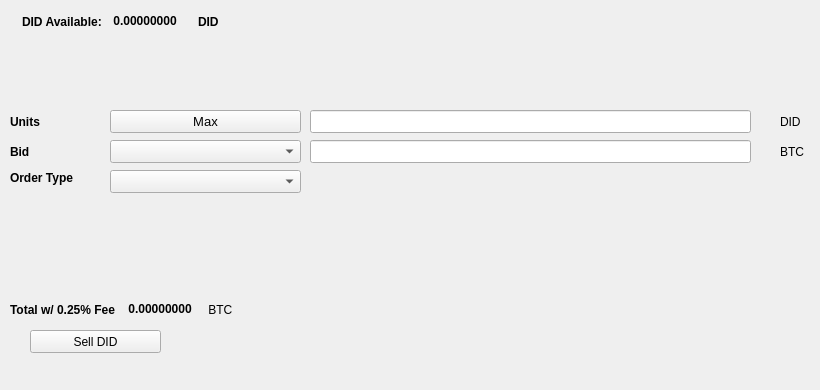
   <widget class="QWidget" name="SellTab">
    <attribute name="title">
     <string>Sell</string>
    </attribute>
    <widget class="QLabel" name="label_16">
     <property name="geometry">
      <rect>
       <x>780</x>
       <y>140</y>
       <width>31</width>
       <height>23</height>
      </rect>
     </property>
     <property name="text">
      <string>BTC</string>
     </property>
    </widget>
    <widget class="QComboBox" name="SellBidcomboBox">
     <property name="geometry">
      <rect>
       <x>110</x>
       <y>140</y>
       <width>191</width>
       <height>23</height>
      </rect>
     </property>
     <property name="font">
      <font>
       <pointsize>10</pointsize>
      </font>
     </property>
    </widget>
    <widget class="QLabel" name="label_18">
     <property name="geometry">
      <rect>
       <x>10</x>
       <y>110</y>
       <width>46</width>
       <height>23</height>
      </rect>
     </property>
     <property name="font">
      <font>
       <weight>75</weight>
       <bold>true</bold>
      </font>
     </property>
     <property name="text">
      <string>Units</string>
     </property>
    </widget>
    <widget class="QPushButton" name="Sell_Max_Amount">
     <property name="geometry">
      <rect>
       <x>110</x>
       <y>110</y>
       <width>191</width>
       <height>23</height>
      </rect>
     </property>
     <property name="font">
      <font>
       <pointsize>10</pointsize>
      </font>
     </property>
     <property name="text">
      <string>Max</string>
     </property>
    </widget>
    <widget class="QLabel" name="label_20">
     <property name="geometry">
      <rect>
       <x>10</x>
       <y>170</y>
       <width>91</width>
       <height>16</height>
      </rect>
     </property>
     <property name="font">
      <font>
       <weight>75</weight>
       <bold>true</bold>
      </font>
     </property>
     <property name="text">
      <string>Order Type</string>
     </property>
    </widget>
    <widget class="QComboBox" name="SellOrdertypeCombo">
     <property name="geometry">
      <rect>
       <x>110</x>
       <y>170</y>
       <width>191</width>
       <height>23</height>
      </rect>
     </property>
     <property name="font">
      <font>
       <pointsize>10</pointsize>
      </font>
     </property>
    </widget>
    <widget class="QLabel" name="label_21">
     <property name="geometry">
      <rect>
       <x>10</x>
       <y>140</y>
       <width>46</width>
       <height>23</height>
      </rect>
     </property>
     <property name="font">
      <font>
       <weight>75</weight>
       <bold>true</bold>
      </font>
     </property>
     <property name="text">
      <string>Bid</string>
     </property>
    </widget>
    <widget class="QLabel" name="label_22">
     <property name="geometry">
      <rect>
       <x>780</x>
       <y>110</y>
       <width>31</width>
       <height>23</height>
      </rect>
     </property>
     <property name="text">
      <string>DID</string>
     </property>
    </widget>
    <widget class="QLineEdit" name="UnitsInputDID">
     <property name="geometry">
      <rect>
       <x>310</x>
       <y>110</y>
       <width>441</width>
       <height>23</height>
      </rect>
     </property>
     <property name="font">
      <font>
       <pointsize>9</pointsize>
       <weight>75</weight>
       <bold>true</bold>
      </font>
     </property>
    </widget>
    <widget class="QLineEdit" name="SellBidPriceEdit">
     <property name="geometry">
      <rect>
       <x>310</x>
       <y>140</y>
       <width>441</width>
       <height>23</height>
      </rect>
     </property>
     <property name="font">
      <font>
       <pointsize>9</pointsize>
       <weight>75</weight>
       <bold>true</bold>
      </font>
     </property>
    </widget>
    <widget class="QPushButton" name="SellDIDBTN">
     <property name="geometry">
      <rect>
       <x>30</x>
       <y>330</y>
       <width>131</width>
       <height>23</height>
      </rect>
     </property>
     <property name="text">
      <string>Sell DID</string>
     </property>
     <property name="icon">
      <iconset resource="../dirtydeeds">
       <normaloff>:/icons/bitcoin</normaloff>:/icons/bitcoin</iconset>
     </property>
    </widget>
    <widget class="QWidget" name="layoutWidget3">
     <property name="geometry">
      <rect>
       <x>22</x>
       <y>12</y>
       <width>258</width>
       <height>19</height>
      </rect>
     </property>
     <layout class="QHBoxLayout" name="horizontalLayout">
      <item>
       <widget class="QLabel" name="label232_2">
        <property name="font">
         <font>
          <weight>75</weight>
          <bold>true</bold>
         </font>
        </property>
        <property name="text">
         <string>DID Available:</string>
        </property>
       </widget>
      </item>
      <item>
       <widget class="QLabel" name="DIDAvailableLabel">
        <property name="palette">
         <palette>
          <active>
           <colorrole role="WindowText">
            <brush brushstyle="SolidPattern">
             <color alpha="255">
              <red>0</red>
              <green>0</green>
              <blue>0</blue>
             </color>
            </brush>
           </colorrole>
           <colorrole role="Button">
            <brush brushstyle="SolidPattern">
             <color alpha="255">
              <red>0</red>
              <green>170</green>
              <blue>0</blue>
             </color>
            </brush>
           </colorrole>
           <colorrole role="Light">
            <brush brushstyle="SolidPattern">
             <color alpha="255">
              <red>0</red>
              <green>255</green>
              <blue>0</blue>
             </color>
            </brush>
           </colorrole>
           <colorrole role="Midlight">
            <brush brushstyle="SolidPattern">
             <color alpha="255">
              <red>0</red>
              <green>212</green>
              <blue>0</blue>
             </color>
            </brush>
           </colorrole>
           <colorrole role="Dark">
            <brush brushstyle="SolidPattern">
             <color alpha="255">
              <red>0</red>
              <green>85</green>
              <blue>0</blue>
             </color>
            </brush>
           </colorrole>
           <colorrole role="Mid">
            <brush brushstyle="SolidPattern">
             <color alpha="255">
              <red>0</red>
              <green>113</green>
              <blue>0</blue>
             </color>
            </brush>
           </colorrole>
           <colorrole role="Text">
            <brush brushstyle="SolidPattern">
             <color alpha="255">
              <red>0</red>
              <green>170</green>
              <blue>0</blue>
             </color>
            </brush>
           </colorrole>
           <colorrole role="BrightText">
            <brush brushstyle="SolidPattern">
             <color alpha="255">
              <red>255</red>
              <green>255</green>
              <blue>255</blue>
             </color>
            </brush>
           </colorrole>
           <colorrole role="ButtonText">
            <brush brushstyle="SolidPattern">
             <color alpha="255">
              <red>0</red>
              <green>0</green>
              <blue>0</blue>
             </color>
            </brush>
           </colorrole>
           <colorrole role="Base">
            <brush brushstyle="SolidPattern">
             <color alpha="255">
              <red>255</red>
              <green>255</green>
              <blue>255</blue>
             </color>
            </brush>
           </colorrole>
           <colorrole role="Window">
            <brush brushstyle="SolidPattern">
             <color alpha="255">
              <red>0</red>
              <green>170</green>
              <blue>0</blue>
             </color>
            </brush>
           </colorrole>
           <colorrole role="Shadow">
            <brush brushstyle="SolidPattern">
             <color alpha="255">
              <red>0</red>
              <green>0</green>
              <blue>0</blue>
             </color>
            </brush>
           </colorrole>
           <colorrole role="AlternateBase">
            <brush brushstyle="SolidPattern">
             <color alpha="255">
              <red>127</red>
              <green>212</green>
              <blue>127</blue>
             </color>
            </brush>
           </colorrole>
           <colorrole role="ToolTipBase">
            <brush brushstyle="SolidPattern">
             <color alpha="255">
              <red>255</red>
              <green>255</green>
              <blue>220</blue>
             </color>
            </brush>
           </colorrole>
           <colorrole role="ToolTipText">
            <brush brushstyle="SolidPattern">
             <color alpha="255">
              <red>0</red>
              <green>0</green>
              <blue>0</blue>
             </color>
            </brush>
           </colorrole>
          </active>
          <inactive>
           <colorrole role="WindowText">
            <brush brushstyle="SolidPattern">
             <color alpha="255">
              <red>0</red>
              <green>0</green>
              <blue>0</blue>
             </color>
            </brush>
           </colorrole>
           <colorrole role="Button">
            <brush brushstyle="SolidPattern">
             <color alpha="255">
              <red>0</red>
              <green>170</green>
              <blue>0</blue>
             </color>
            </brush>
           </colorrole>
           <colorrole role="Light">
            <brush brushstyle="SolidPattern">
             <color alpha="255">
              <red>0</red>
              <green>255</green>
              <blue>0</blue>
             </color>
            </brush>
           </colorrole>
           <colorrole role="Midlight">
            <brush brushstyle="SolidPattern">
             <color alpha="255">
              <red>0</red>
              <green>212</green>
              <blue>0</blue>
             </color>
            </brush>
           </colorrole>
           <colorrole role="Dark">
            <brush brushstyle="SolidPattern">
             <color alpha="255">
              <red>0</red>
              <green>85</green>
              <blue>0</blue>
             </color>
            </brush>
           </colorrole>
           <colorrole role="Mid">
            <brush brushstyle="SolidPattern">
             <color alpha="255">
              <red>0</red>
              <green>113</green>
              <blue>0</blue>
             </color>
            </brush>
           </colorrole>
           <colorrole role="Text">
            <brush brushstyle="SolidPattern">
             <color alpha="255">
              <red>0</red>
              <green>170</green>
              <blue>0</blue>
             </color>
            </brush>
           </colorrole>
           <colorrole role="BrightText">
            <brush brushstyle="SolidPattern">
             <color alpha="255">
              <red>255</red>
              <green>255</green>
              <blue>255</blue>
             </color>
            </brush>
           </colorrole>
           <colorrole role="ButtonText">
            <brush brushstyle="SolidPattern">
             <color alpha="255">
              <red>0</red>
              <green>0</green>
              <blue>0</blue>
             </color>
            </brush>
           </colorrole>
           <colorrole role="Base">
            <brush brushstyle="SolidPattern">
             <color alpha="255">
              <red>255</red>
              <green>255</green>
              <blue>255</blue>
             </color>
            </brush>
           </colorrole>
           <colorrole role="Window">
            <brush brushstyle="SolidPattern">
             <color alpha="255">
              <red>0</red>
              <green>170</green>
              <blue>0</blue>
             </color>
            </brush>
           </colorrole>
           <colorrole role="Shadow">
            <brush brushstyle="SolidPattern">
             <color alpha="255">
              <red>0</red>
              <green>0</green>
              <blue>0</blue>
             </color>
            </brush>
           </colorrole>
           <colorrole role="AlternateBase">
            <brush brushstyle="SolidPattern">
             <color alpha="255">
              <red>127</red>
              <green>212</green>
              <blue>127</blue>
             </color>
            </brush>
           </colorrole>
           <colorrole role="ToolTipBase">
            <brush brushstyle="SolidPattern">
             <color alpha="255">
              <red>255</red>
              <green>255</green>
              <blue>220</blue>
             </color>
            </brush>
           </colorrole>
           <colorrole role="ToolTipText">
            <brush brushstyle="SolidPattern">
             <color alpha="255">
              <red>0</red>
              <green>0</green>
              <blue>0</blue>
             </color>
            </brush>
           </colorrole>
          </inactive>
          <disabled>
           <colorrole role="WindowText">
            <brush brushstyle="SolidPattern">
             <color alpha="255">
              <red>0</red>
              <green>85</green>
              <blue>0</blue>
             </color>
            </brush>
           </colorrole>
           <colorrole role="Button">
            <brush brushstyle="SolidPattern">
             <color alpha="255">
              <red>0</red>
              <green>170</green>
              <blue>0</blue>
             </color>
            </brush>
           </colorrole>
           <colorrole role="Light">
            <brush brushstyle="SolidPattern">
             <color alpha="255">
              <red>0</red>
              <green>255</green>
              <blue>0</blue>
             </color>
            </brush>
           </colorrole>
           <colorrole role="Midlight">
            <brush brushstyle="SolidPattern">
             <color alpha="255">
              <red>0</red>
              <green>212</green>
              <blue>0</blue>
             </color>
            </brush>
           </colorrole>
           <colorrole role="Dark">
            <brush brushstyle="SolidPattern">
             <color alpha="255">
              <red>0</red>
              <green>85</green>
              <blue>0</blue>
             </color>
            </brush>
           </colorrole>
           <colorrole role="Mid">
            <brush brushstyle="SolidPattern">
             <color alpha="255">
              <red>0</red>
              <green>113</green>
              <blue>0</blue>
             </color>
            </brush>
           </colorrole>
           <colorrole role="Text">
            <brush brushstyle="SolidPattern">
             <color alpha="255">
              <red>0</red>
              <green>85</green>
              <blue>0</blue>
             </color>
            </brush>
           </colorrole>
           <colorrole role="BrightText">
            <brush brushstyle="SolidPattern">
             <color alpha="255">
              <red>255</red>
              <green>255</green>
              <blue>255</blue>
             </color>
            </brush>
           </colorrole>
           <colorrole role="ButtonText">
            <brush brushstyle="SolidPattern">
             <color alpha="255">
              <red>0</red>
              <green>85</green>
              <blue>0</blue>
             </color>
            </brush>
           </colorrole>
           <colorrole role="Base">
            <brush brushstyle="SolidPattern">
             <color alpha="255">
              <red>0</red>
              <green>170</green>
              <blue>0</blue>
             </color>
            </brush>
           </colorrole>
           <colorrole role="Window">
            <brush brushstyle="SolidPattern">
             <color alpha="255">
              <red>0</red>
              <green>170</green>
              <blue>0</blue>
             </color>
            </brush>
           </colorrole>
           <colorrole role="Shadow">
            <brush brushstyle="SolidPattern">
             <color alpha="255">
              <red>0</red>
              <green>0</green>
              <blue>0</blue>
             </color>
            </brush>
           </colorrole>
           <colorrole role="AlternateBase">
            <brush brushstyle="SolidPattern">
             <color alpha="255">
              <red>0</red>
              <green>170</green>
              <blue>0</blue>
             </color>
            </brush>
           </colorrole>
           <colorrole role="ToolTipBase">
            <brush brushstyle="SolidPattern">
             <color alpha="255">
              <red>255</red>
              <green>255</green>
              <blue>220</blue>
             </color>
            </brush>
           </colorrole>
           <colorrole role="ToolTipText">
            <brush brushstyle="SolidPattern">
             <color alpha="255">
              <red>0</red>
              <green>0</green>
              <blue>0</blue>
             </color>
            </brush>
           </colorrole>
          </disabled>
         </palette>
        </property>
        <property name="font">
         <font>
          <weight>75</weight>
          <bold>true</bold>
         </font>
        </property>
        <property name="text">
         <string> 0.00000000 </string>
        </property>
        <property name="textInteractionFlags">
         <set>Qt::LinksAccessibleByMouse|Qt::TextSelectableByKeyboard|Qt::TextSelectableByMouse</set>
        </property>
       </widget>
      </item>
      <item>
       <widget class="QLabel" name="labelDID">
        <property name="font">
         <font>
          <weight>75</weight>
          <bold>true</bold>
         </font>
        </property>
        <property name="text">
         <string>DID</string>
        </property>
       </widget>
      </item>
     </layout>
    </widget>
    <widget class="QWidget" name="layoutWidget">
     <property name="geometry">
      <rect>
       <x>10</x>
       <y>300</y>
       <width>268</width>
       <height>19</height>
      </rect>
     </property>
     <layout class="QHBoxLayout" name="horizontalLayout_2">
      <item>
       <widget class="QLabel" name="label_19">
        <property name="font">
         <font>
          <weight>75</weight>
          <bold>true</bold>
         </font>
        </property>
        <property name="text">
         <string>Total w/ 0.25% Fee </string>
        </property>
       </widget>
      </item>
      <item>
       <widget class="QLabel" name="SellCostLabel">
        <property name="palette">
         <palette>
          <active>
           <colorrole role="WindowText">
            <brush brushstyle="SolidPattern">
             <color alpha="255">
              <red>0</red>
              <green>0</green>
              <blue>0</blue>
             </color>
            </brush>
           </colorrole>
           <colorrole role="Button">
            <brush brushstyle="SolidPattern">
             <color alpha="255">
              <red>0</red>
              <green>170</green>
              <blue>0</blue>
             </color>
            </brush>
           </colorrole>
           <colorrole role="Light">
            <brush brushstyle="SolidPattern">
             <color alpha="255">
              <red>0</red>
              <green>255</green>
              <blue>0</blue>
             </color>
            </brush>
           </colorrole>
           <colorrole role="Midlight">
            <brush brushstyle="SolidPattern">
             <color alpha="255">
              <red>0</red>
              <green>212</green>
              <blue>0</blue>
             </color>
            </brush>
           </colorrole>
           <colorrole role="Dark">
            <brush brushstyle="SolidPattern">
             <color alpha="255">
              <red>0</red>
              <green>85</green>
              <blue>0</blue>
             </color>
            </brush>
           </colorrole>
           <colorrole role="Mid">
            <brush brushstyle="SolidPattern">
             <color alpha="255">
              <red>0</red>
              <green>113</green>
              <blue>0</blue>
             </color>
            </brush>
           </colorrole>
           <colorrole role="Text">
            <brush brushstyle="SolidPattern">
             <color alpha="255">
              <red>0</red>
              <green>170</green>
              <blue>0</blue>
             </color>
            </brush>
           </colorrole>
           <colorrole role="BrightText">
            <brush brushstyle="SolidPattern">
             <color alpha="255">
              <red>255</red>
              <green>255</green>
              <blue>255</blue>
             </color>
            </brush>
           </colorrole>
           <colorrole role="ButtonText">
            <brush brushstyle="SolidPattern">
             <color alpha="255">
              <red>0</red>
              <green>0</green>
              <blue>0</blue>
             </color>
            </brush>
           </colorrole>
           <colorrole role="Base">
            <brush brushstyle="SolidPattern">
             <color alpha="255">
              <red>255</red>
              <green>255</green>
              <blue>255</blue>
             </color>
            </brush>
           </colorrole>
           <colorrole role="Window">
            <brush brushstyle="SolidPattern">
             <color alpha="255">
              <red>0</red>
              <green>170</green>
              <blue>0</blue>
             </color>
            </brush>
           </colorrole>
           <colorrole role="Shadow">
            <brush brushstyle="SolidPattern">
             <color alpha="255">
              <red>0</red>
              <green>0</green>
              <blue>0</blue>
             </color>
            </brush>
           </colorrole>
           <colorrole role="AlternateBase">
            <brush brushstyle="SolidPattern">
             <color alpha="255">
              <red>127</red>
              <green>212</green>
              <blue>127</blue>
             </color>
            </brush>
           </colorrole>
           <colorrole role="ToolTipBase">
            <brush brushstyle="SolidPattern">
             <color alpha="255">
              <red>255</red>
              <green>255</green>
              <blue>220</blue>
             </color>
            </brush>
           </colorrole>
           <colorrole role="ToolTipText">
            <brush brushstyle="SolidPattern">
             <color alpha="255">
              <red>0</red>
              <green>0</green>
              <blue>0</blue>
             </color>
            </brush>
           </colorrole>
          </active>
          <inactive>
           <colorrole role="WindowText">
            <brush brushstyle="SolidPattern">
             <color alpha="255">
              <red>0</red>
              <green>0</green>
              <blue>0</blue>
             </color>
            </brush>
           </colorrole>
           <colorrole role="Button">
            <brush brushstyle="SolidPattern">
             <color alpha="255">
              <red>0</red>
              <green>170</green>
              <blue>0</blue>
             </color>
            </brush>
           </colorrole>
           <colorrole role="Light">
            <brush brushstyle="SolidPattern">
             <color alpha="255">
              <red>0</red>
              <green>255</green>
              <blue>0</blue>
             </color>
            </brush>
           </colorrole>
           <colorrole role="Midlight">
            <brush brushstyle="SolidPattern">
             <color alpha="255">
              <red>0</red>
              <green>212</green>
              <blue>0</blue>
             </color>
            </brush>
           </colorrole>
           <colorrole role="Dark">
            <brush brushstyle="SolidPattern">
             <color alpha="255">
              <red>0</red>
              <green>85</green>
              <blue>0</blue>
             </color>
            </brush>
           </colorrole>
           <colorrole role="Mid">
            <brush brushstyle="SolidPattern">
             <color alpha="255">
              <red>0</red>
              <green>113</green>
              <blue>0</blue>
             </color>
            </brush>
           </colorrole>
           <colorrole role="Text">
            <brush brushstyle="SolidPattern">
             <color alpha="255">
              <red>0</red>
              <green>170</green>
              <blue>0</blue>
             </color>
            </brush>
           </colorrole>
           <colorrole role="BrightText">
            <brush brushstyle="SolidPattern">
             <color alpha="255">
              <red>255</red>
              <green>255</green>
              <blue>255</blue>
             </color>
            </brush>
           </colorrole>
           <colorrole role="ButtonText">
            <brush brushstyle="SolidPattern">
             <color alpha="255">
              <red>0</red>
              <green>0</green>
              <blue>0</blue>
             </color>
            </brush>
           </colorrole>
           <colorrole role="Base">
            <brush brushstyle="SolidPattern">
             <color alpha="255">
              <red>255</red>
              <green>255</green>
              <blue>255</blue>
             </color>
            </brush>
           </colorrole>
           <colorrole role="Window">
            <brush brushstyle="SolidPattern">
             <color alpha="255">
              <red>0</red>
              <green>170</green>
              <blue>0</blue>
             </color>
            </brush>
           </colorrole>
           <colorrole role="Shadow">
            <brush brushstyle="SolidPattern">
             <color alpha="255">
              <red>0</red>
              <green>0</green>
              <blue>0</blue>
             </color>
            </brush>
           </colorrole>
           <colorrole role="AlternateBase">
            <brush brushstyle="SolidPattern">
             <color alpha="255">
              <red>127</red>
              <green>212</green>
              <blue>127</blue>
             </color>
            </brush>
           </colorrole>
           <colorrole role="ToolTipBase">
            <brush brushstyle="SolidPattern">
             <color alpha="255">
              <red>255</red>
              <green>255</green>
              <blue>220</blue>
             </color>
            </brush>
           </colorrole>
           <colorrole role="ToolTipText">
            <brush brushstyle="SolidPattern">
             <color alpha="255">
              <red>0</red>
              <green>0</green>
              <blue>0</blue>
             </color>
            </brush>
           </colorrole>
          </inactive>
          <disabled>
           <colorrole role="WindowText">
            <brush brushstyle="SolidPattern">
             <color alpha="255">
              <red>0</red>
              <green>85</green>
              <blue>0</blue>
             </color>
            </brush>
           </colorrole>
           <colorrole role="Button">
            <brush brushstyle="SolidPattern">
             <color alpha="255">
              <red>0</red>
              <green>170</green>
              <blue>0</blue>
             </color>
            </brush>
           </colorrole>
           <colorrole role="Light">
            <brush brushstyle="SolidPattern">
             <color alpha="255">
              <red>0</red>
              <green>255</green>
              <blue>0</blue>
             </color>
            </brush>
           </colorrole>
           <colorrole role="Midlight">
            <brush brushstyle="SolidPattern">
             <color alpha="255">
              <red>0</red>
              <green>212</green>
              <blue>0</blue>
             </color>
            </brush>
           </colorrole>
           <colorrole role="Dark">
            <brush brushstyle="SolidPattern">
             <color alpha="255">
              <red>0</red>
              <green>85</green>
              <blue>0</blue>
             </color>
            </brush>
           </colorrole>
           <colorrole role="Mid">
            <brush brushstyle="SolidPattern">
             <color alpha="255">
              <red>0</red>
              <green>113</green>
              <blue>0</blue>
             </color>
            </brush>
           </colorrole>
           <colorrole role="Text">
            <brush brushstyle="SolidPattern">
             <color alpha="255">
              <red>0</red>
              <green>85</green>
              <blue>0</blue>
             </color>
            </brush>
           </colorrole>
           <colorrole role="BrightText">
            <brush brushstyle="SolidPattern">
             <color alpha="255">
              <red>255</red>
              <green>255</green>
              <blue>255</blue>
             </color>
            </brush>
           </colorrole>
           <colorrole role="ButtonText">
            <brush brushstyle="SolidPattern">
             <color alpha="255">
              <red>0</red>
              <green>85</green>
              <blue>0</blue>
             </color>
            </brush>
           </colorrole>
           <colorrole role="Base">
            <brush brushstyle="SolidPattern">
             <color alpha="255">
              <red>0</red>
              <green>170</green>
              <blue>0</blue>
             </color>
            </brush>
           </colorrole>
           <colorrole role="Window">
            <brush brushstyle="SolidPattern">
             <color alpha="255">
              <red>0</red>
              <green>170</green>
              <blue>0</blue>
             </color>
            </brush>
           </colorrole>
           <colorrole role="Shadow">
            <brush brushstyle="SolidPattern">
             <color alpha="255">
              <red>0</red>
              <green>0</green>
              <blue>0</blue>
             </color>
            </brush>
           </colorrole>
           <colorrole role="AlternateBase">
            <brush brushstyle="SolidPattern">
             <color alpha="255">
              <red>0</red>
              <green>170</green>
              <blue>0</blue>
             </color>
            </brush>
           </colorrole>
           <colorrole role="ToolTipBase">
            <brush brushstyle="SolidPattern">
             <color alpha="255">
              <red>255</red>
              <green>255</green>
              <blue>220</blue>
             </color>
            </brush>
           </colorrole>
           <colorrole role="ToolTipText">
            <brush brushstyle="SolidPattern">
             <color alpha="255">
              <red>0</red>
              <green>0</green>
              <blue>0</blue>
             </color>
            </brush>
           </colorrole>
          </disabled>
         </palette>
        </property>
        <property name="font">
         <font>
          <weight>75</weight>
          <bold>true</bold>
         </font>
        </property>
        <property name="autoFillBackground">
         <bool>false</bool>
        </property>
        <property name="text">
         <string> 0.00000000</string>
        </property>
        <property name="textInteractionFlags">
         <set>Qt::LinksAccessibleByMouse|Qt::TextSelectableByMouse</set>
        </property>
       </widget>
      </item>
      <item>
       <widget class="QLabel" name="label_17">
        <property name="font">
         <font>
          <weight>50</weight>
          <bold>false</bold>
         </font>
        </property>
        <property name="text">
         <string> BTC</string>
        </property>
       </widget>
      </item>
     </layout>
    </widget>
    <widget class="QLabel" name="label_23">
     <property name="geometry">
      <rect>
       <x>460</x>
       <y>300</y>
       <width>281</width>
       <height>81</height>
      </rect>
     </property>
     <property name="text">
      <string/>
     </property>
     <property name="pixmap">
      <pixmap>:/images/bittrex</pixmap>
     </property>
    </widget>
   </widget>
